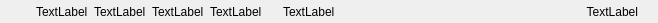
<?xml version="1.0" encoding="UTF-8"?>
<ui version="4.0">
 <class>C_SyvUpPacListNodeItemWidget</class>
 <widget class="QWidget" name="C_SyvUpPacListNodeItemWidget">
  <property name="geometry">
   <rect>
    <x>0</x>
    <y>0</y>
    <width>658</width>
    <height>23</height>
   </rect>
  </property>
  <property name="sizePolicy">
   <sizepolicy hsizetype="Preferred" vsizetype="Fixed">
    <horstretch>0</horstretch>
    <verstretch>0</verstretch>
   </sizepolicy>
  </property>
  <property name="minimumSize">
   <size>
    <width>0</width>
    <height>23</height>
   </size>
  </property>
  <property name="maximumSize">
   <size>
    <width>16777215</width>
    <height>23</height>
   </size>
  </property>
  <property name="windowTitle">
   <string>Form</string>
  </property>
  <layout class="QHBoxLayout" name="horizontalLayout">
   <property name="leftMargin">
    <number>36</number>
   </property>
   <property name="topMargin">
    <number>0</number>
   </property>
   <property name="rightMargin">
    <number>20</number>
   </property>
   <property name="bottomMargin">
    <number>0</number>
   </property>
   <item>
    <widget class="stw::opensyde_gui_elements::C_OgeLabGenericBubble" name="pc_LabelSkip">
     <property name="minimumSize">
      <size>
       <width>0</width>
       <height>13</height>
      </size>
     </property>
     <property name="maximumSize">
      <size>
       <width>16777215</width>
       <height>13</height>
      </size>
     </property>
     <property name="text">
      <string>TextLabel</string>
     </property>
    </widget>
   </item>
   <item>
    <widget class="stw::opensyde_gui_elements::C_OgeLabGenericBubble" name="pc_LabelSecurity">
     <property name="minimumSize">
      <size>
       <width>0</width>
       <height>13</height>
      </size>
     </property>
     <property name="maximumSize">
      <size>
       <width>16777215</width>
       <height>13</height>
      </size>
     </property>
     <property name="text">
      <string>TextLabel</string>
     </property>
    </widget>
   </item>
   <item>
    <widget class="stw::opensyde_gui_elements::C_OgeLabGenericBubble" name="pc_LabelDebugger">
     <property name="minimumSize">
      <size>
       <width>0</width>
       <height>13</height>
      </size>
     </property>
     <property name="maximumSize">
      <size>
       <width>16777215</width>
       <height>13</height>
      </size>
     </property>
     <property name="text">
      <string>TextLabel</string>
     </property>
    </widget>
   </item>
   <item>
    <widget class="stw::opensyde_gui_elements::C_OgeLabGenericBubble" name="pc_LabelUserHint">
     <property name="minimumSize">
      <size>
       <width>0</width>
       <height>13</height>
      </size>
     </property>
     <property name="maximumSize">
      <size>
       <width>16777215</width>
       <height>13</height>
      </size>
     </property>
     <property name="text">
      <string>TextLabel</string>
     </property>
    </widget>
   </item>
   <item>
    <spacer name="pc_HorizontalSpacerUserHint">
     <property name="orientation">
      <enum>Qt::Horizontal</enum>
     </property>
     <property name="sizeType">
      <enum>QSizePolicy::Fixed</enum>
     </property>
     <property name="sizeHint" stdset="0">
      <size>
       <width>15</width>
       <height>20</height>
      </size>
     </property>
    </spacer>
   </item>
   <item>
    <widget class="stw::opensyde_gui_elements::C_OgeLabUpdateAppPath" name="pc_LabelPath">
     <property name="text">
      <string>TextLabel</string>
     </property>
     <property name="alignment">
      <set>Qt::AlignLeading|Qt::AlignLeft|Qt::AlignVCenter</set>
     </property>
    </widget>
   </item>
   <item>
    <spacer name="horizontalSpacer">
     <property name="orientation">
      <enum>Qt::Horizontal</enum>
     </property>
     <property name="sizeHint" stdset="0">
      <size>
       <width>433</width>
       <height>20</height>
      </size>
     </property>
    </spacer>
   </item>
   <item>
    <widget class="stw::opensyde_gui_elements::C_OgeLabUpdateAppVersion" name="pc_LabelVersion">
     <property name="text">
      <string>TextLabel</string>
     </property>
     <property name="alignment">
      <set>Qt::AlignRight|Qt::AlignTrailing|Qt::AlignVCenter</set>
     </property>
    </widget>
   </item>
  </layout>
 </widget>
 <customwidgets>
  <customwidget>
   <class>stw::opensyde_gui_elements::C_OgeLabUpdateAppPath</class>
   <extends>QLabel</extends>
   <header>C_OgeLabUpdateAppPath.hpp</header>
  </customwidget>
  <customwidget>
   <class>stw::opensyde_gui_elements::C_OgeLabUpdateAppVersion</class>
   <extends>QLabel</extends>
   <header>C_OgeLabUpdateAppVersion.hpp</header>
  </customwidget>
  <customwidget>
   <class>stw::opensyde_gui_elements::C_OgeLabGenericBubble</class>
   <extends>QLabel</extends>
   <header>C_OgeLabGenericBubble.hpp</header>
  </customwidget>
 </customwidgets>
 <resources/>
 <connections/>
</ui>
